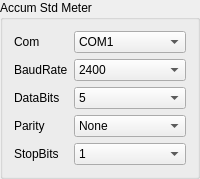
    <widget class="QGroupBox" name="gBoxAccumStd">
     <property name="title">
      <string>Accum Std Meter</string>
     </property>
     <layout class="QGridLayout" name="gridLayout_34">
      <item row="0" column="0">
       <widget class="QLabel" name="label_150">
        <property name="sizePolicy">
         <sizepolicy hsizetype="Fixed" vsizetype="Preferred">
          <horstretch>0</horstretch>
          <verstretch>0</verstretch>
         </sizepolicy>
        </property>
        <property name="text">
         <string>Com</string>
        </property>
       </widget>
      </item>
      <item row="0" column="1">
       <widget class="QComboBox" name="comboAccumStdSerialNum">
        <item>
         <property name="text">
          <string>COM1</string>
         </property>
        </item>
        <item>
         <property name="text">
          <string>COM2</string>
         </property>
        </item>
        <item>
         <property name="text">
          <string>COM3</string>
         </property>
        </item>
        <item>
         <property name="text">
          <string>COM4</string>
         </property>
        </item>
        <item>
         <property name="text">
          <string>COM5</string>
         </property>
        </item>
        <item>
         <property name="text">
          <string>COM6</string>
         </property>
        </item>
        <item>
         <property name="text">
          <string>COM7</string>
         </property>
        </item>
        <item>
         <property name="text">
          <string>COM8</string>
         </property>
        </item>
        <item>
         <property name="text">
          <string>COM9</string>
         </property>
        </item>
        <item>
         <property name="text">
          <string>COM10</string>
         </property>
        </item>
        <item>
         <property name="text">
          <string>COM11</string>
         </property>
        </item>
        <item>
         <property name="text">
          <string>COM12</string>
         </property>
        </item>
        <item>
         <property name="text">
          <string>COM13</string>
         </property>
        </item>
        <item>
         <property name="text">
          <string>COM14</string>
         </property>
        </item>
        <item>
         <property name="text">
          <string>COM15</string>
         </property>
        </item>
        <item>
         <property name="text">
          <string>COM16</string>
         </property>
        </item>
        <item>
         <property name="text">
          <string>COM17</string>
         </property>
        </item>
        <item>
         <property name="text">
          <string>COM18</string>
         </property>
        </item>
        <item>
         <property name="text">
          <string>COM19</string>
         </property>
        </item>
        <item>
         <property name="text">
          <string>COM20</string>
         </property>
        </item>
        <item>
         <property name="text">
          <string>COM21</string>
         </property>
        </item>
        <item>
         <property name="text">
          <string>COM22</string>
         </property>
        </item>
        <item>
         <property name="text">
          <string>COM23</string>
         </property>
        </item>
        <item>
         <property name="text">
          <string>COM24</string>
         </property>
        </item>
        <item>
         <property name="text">
          <string>COM25</string>
         </property>
        </item>
        <item>
         <property name="text">
          <string>COM26</string>
         </property>
        </item>
        <item>
         <property name="text">
          <string>COM27</string>
         </property>
        </item>
        <item>
         <property name="text">
          <string>COM28</string>
         </property>
        </item>
        <item>
         <property name="text">
          <string>COM29</string>
         </property>
        </item>
        <item>
         <property name="text">
          <string>COM30</string>
         </property>
        </item>
       </widget>
      </item>
      <item row="1" column="0">
       <widget class="QLabel" name="label_151">
        <property name="text">
         <string>BaudRate</string>
        </property>
       </widget>
      </item>
      <item row="1" column="1">
       <widget class="QComboBox" name="comboAccumStdBaudRate">
        <item>
         <property name="text">
          <string>2400</string>
         </property>
        </item>
        <item>
         <property name="text">
          <string>4800</string>
         </property>
        </item>
        <item>
         <property name="text">
          <string>9600</string>
         </property>
        </item>
        <item>
         <property name="text">
          <string>14400</string>
         </property>
        </item>
        <item>
         <property name="text">
          <string>19200</string>
         </property>
        </item>
        <item>
         <property name="text">
          <string>38400</string>
         </property>
        </item>
        <item>
         <property name="text">
          <string>56000</string>
         </property>
        </item>
       </widget>
      </item>
      <item row="2" column="0">
       <widget class="QLabel" name="label_152">
        <property name="text">
         <string>DataBits</string>
        </property>
       </widget>
      </item>
      <item row="2" column="1">
       <widget class="QComboBox" name="comboAccumStdBits">
        <item>
         <property name="text">
          <string>5</string>
         </property>
        </item>
        <item>
         <property name="text">
          <string>6</string>
         </property>
        </item>
        <item>
         <property name="text">
          <string>7</string>
         </property>
        </item>
        <item>
         <property name="text">
          <string>8</string>
         </property>
        </item>
       </widget>
      </item>
      <item row="3" column="0">
       <widget class="QLabel" name="label_153">
        <property name="text">
         <string>Parity</string>
        </property>
       </widget>
      </item>
      <item row="3" column="1">
       <widget class="QComboBox" name="comboAccumStdChkBit">
        <item>
         <property name="text">
          <string>None</string>
         </property>
        </item>
        <item>
         <property name="text">
          <string>Odd</string>
         </property>
        </item>
        <item>
         <property name="text">
          <string>Even</string>
         </property>
        </item>
       </widget>
      </item>
      <item row="4" column="0">
       <widget class="QLabel" name="label_154">
        <property name="text">
         <string>StopBits</string>
        </property>
       </widget>
      </item>
      <item row="4" column="1">
       <widget class="QComboBox" name="comboAccumStdEndBit">
        <item>
         <property name="text">
          <string>1</string>
         </property>
        </item>
        <item>
         <property name="text">
          <string>1.5</string>
         </property>
        </item>
        <item>
         <property name="text">
          <string>2</string>
         </property>
        </item>
       </widget>
      </item>
     </layout>
    </widget>
